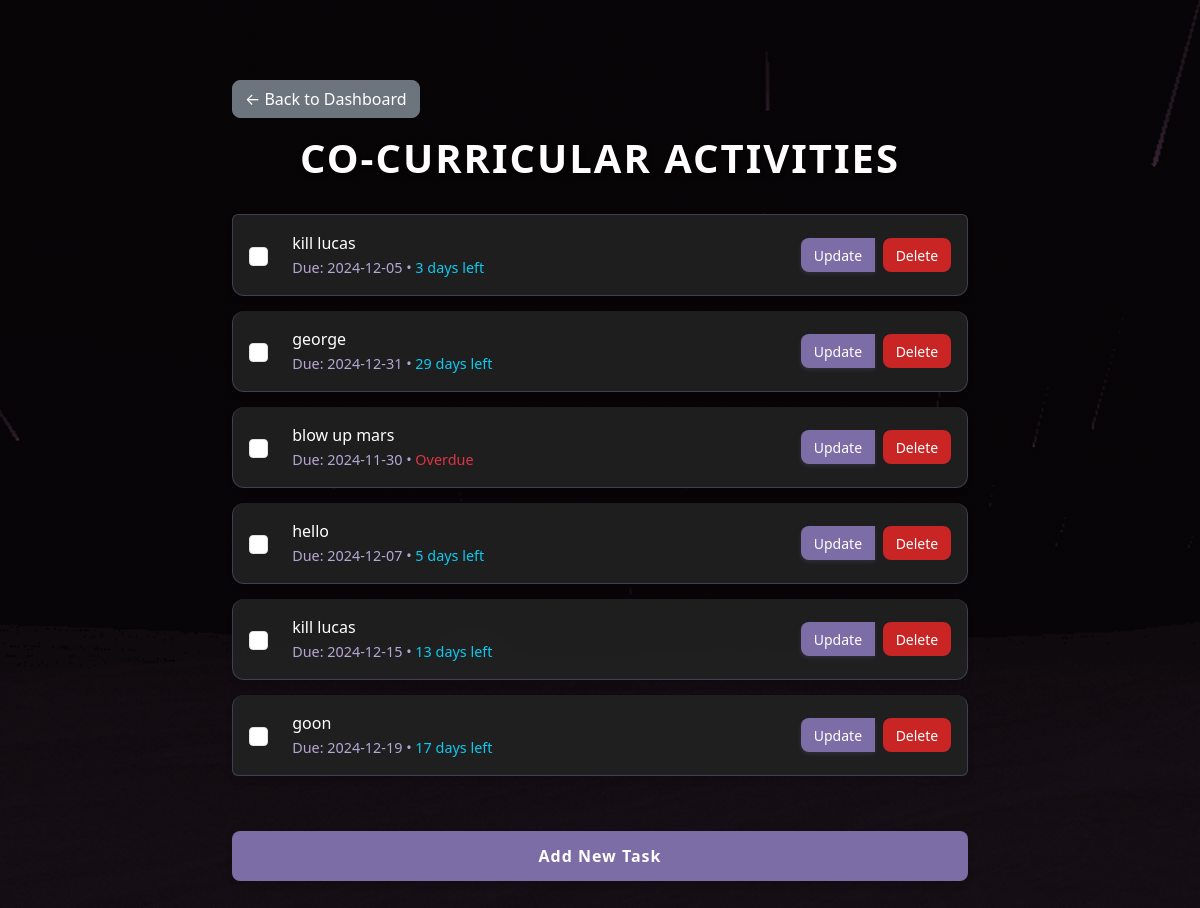
The page /co_curricular (signed in) on the database its author committed.
### flask_app/setup_db.py (models this page shows)
class ToDo(Base):
    __tablename__ = 'todo'
    id = Column(Integer, primary_key=True)
    task = Column(String, nullable=False)
    category = Column(String, nullable=False)
    completed = Column(Boolean, default=False)
    due_date = Column(DateTime, nullable=True)
    user_id = Column(Integer, ForeignKey('users.id'), nullable=False)
    user = relationship('User', back_populates='todos')

### flask_app/app.py (the view)
@app.route('/co_curricular')
def co_curricular():
    if 'user_id' not in session:
        return redirect(url_for('login'))
    todos = db_session.query(ToDo).filter_by(user_id=session['user_id'], category='Co-Curricular').all()
    return render_template('co_curricular.html', todos=todos, calculate_days=calculate_days_remaining)

### flask_app/app.py (called while the page is built)
def calculate_days_remaining(due_date):
    if not due_date:
        return None
    today = date.today()
    days = (due_date.date() - today).days
    if days < 0:
        return "Overdue"
    elif days == 0:
        return "Due today"
    else:
        return f"{days} days left"

### flask_app/templates/co_curricular.html (shortened to what this page needs)
<!DOCTYPE html>
<html lang="en">
<head>
    <link href="https://cdn.jsdelivr.net/npm/bootstrap@5.3.0-alpha3/dist/css/bootstrap.min.css" rel="stylesheet">
</head>
<body>
    <div class="container mt-5">
        <a href="{{ url_for('dashboard') }}" class="btn btn-secondary mb-3">← Back to Dashboard</a>
        <h1>Co-Curricular Activities</h1>
        <div class="mt-4">
            {% if todos %}
                <ul class="list-group">
                    {% for todo in todos %}
                    <li class="list-group-item d-flex justify-content-between align-items-center">
                        <div class="d-flex align-items-center">
                            <form action="{{ url_for('toggle_todo', todo_id=todo.id) }}" method="POST" class="d-inline me-2">
                                <input type="checkbox" class="form-check-input" onchange="this.form.submit()"
                                       {% if todo.completed %}checked{% endif %}>
                            </form>
                            <div class="task-content">
                                <span {% if todo.completed %}class="text-decoration-line-through"{% endif %}>{{ todo.task }}</span>
                                {% if todo.due_date %}
                                    <br>
                                    <small class="text-muted due-date">
                                        Due: {{ todo.due_date.strftime('%Y-%m-%d') }}
                                        {% set days = calculate_days(todo.due_date) %}
                                        {% if days %}
                                            • <span class="{% if days == 'Overdue' %}text-danger{% elif days == 'Due today' %}text-warning{% else %}text-info{% endif %}">
                                                {{ days }}
                                            </span>
                                        {% endif %}
                                    </small>
                                {% endif %}
                            </div>
                        </div>
                        <div class="btn-group">
                            <a href="{{ url_for('update_todo', todo_id=todo.id) }}" class="btn btn-sm btn-primary me-2">Update</a>
                            <form action="{{ url_for('delete_todo', todo_id=todo.id) }}" method="POST" class="d-inline">
                                <button type="submit" class="btn btn-sm btn-danger">Delete</button>
                            </form>
                        </div>
                    </li>
                    {% endfor %}
                </ul>
            {% else %}
                <p class="text-center">No co-curricular activities found.</p>
            {% endif %}
        </div>
        <div class="mt-3">
            <a href="{{ url_for('add_todo') }}" class="btn btn-primary w-100 btn-add-task">Add New Task</a>
        </div>
    </div>
</body>
</html>

### rows shown on the page
ToDo: task "kill lucas", due_date "2024-12-05", days "3 days left"
ToDo: task "george", due_date "2024-12-31", days "29 days left"
ToDo: task "blow up mars", due_date "2024-11-30", days "Overdue"
ToDo: task "hello", due_date "2024-12-07", days "5 days left"
ToDo: task "kill lucas", due_date "2024-12-15", days "13 days left"
ToDo: task "goon", due_date "2024-12-19", days "17 days left"
